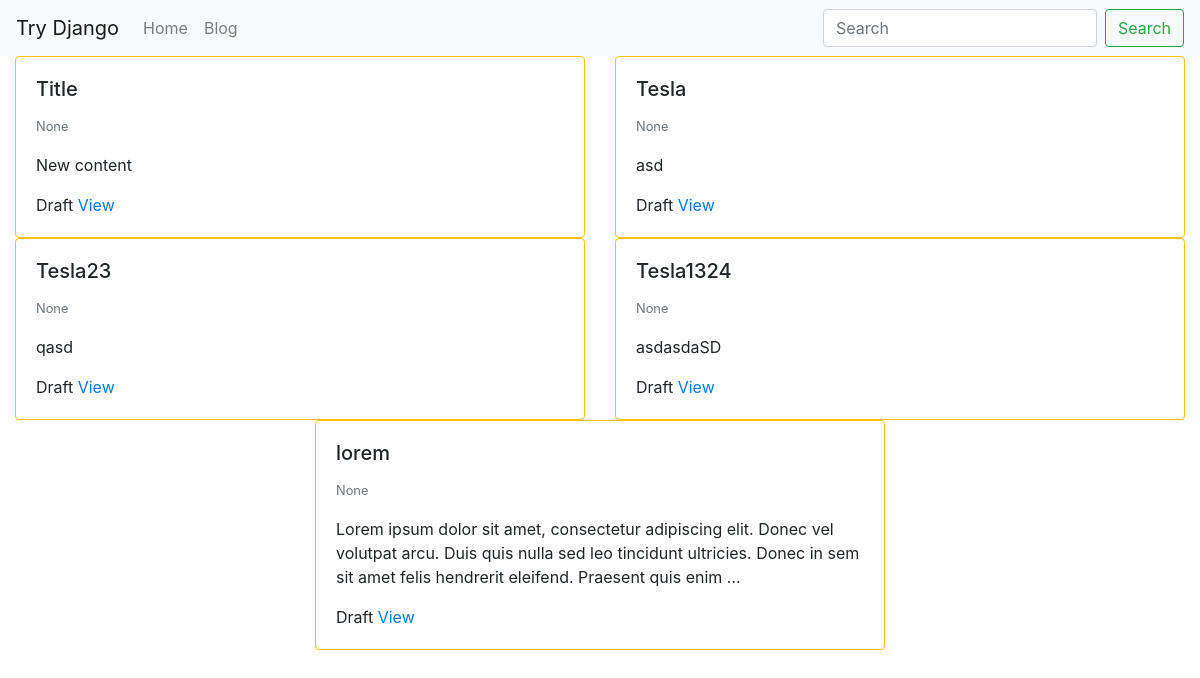
Page /blog/ (signed in) on the earlier database version.
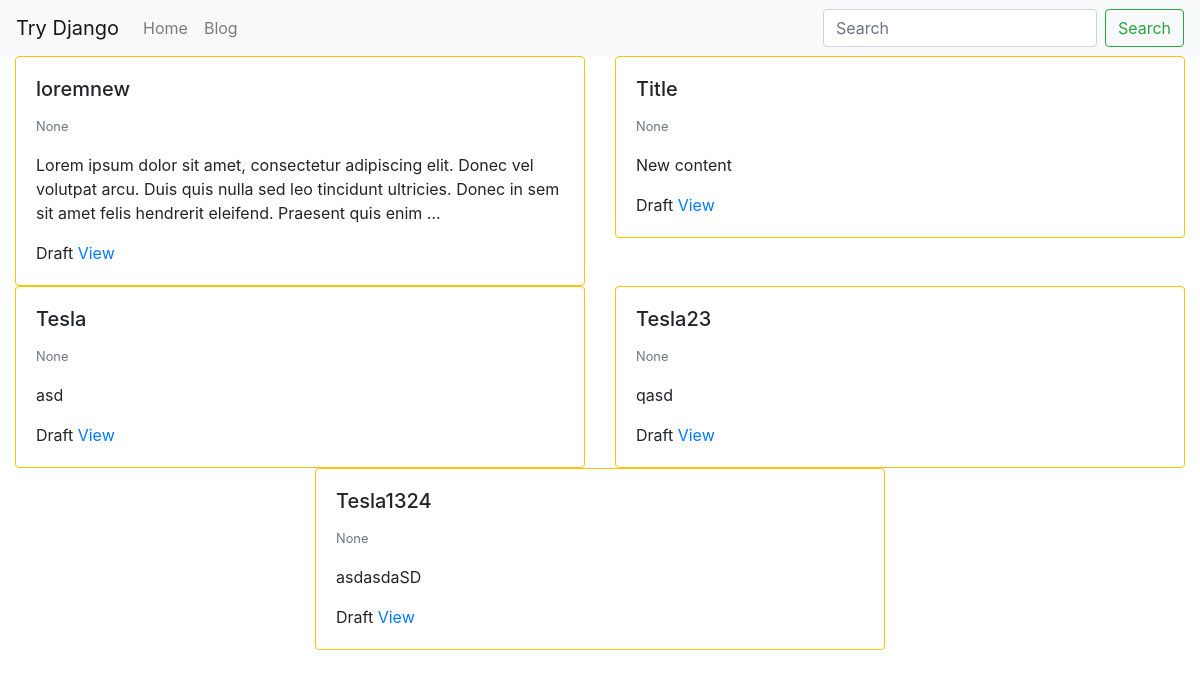
Same page on the later database version.
### blog/models.py (models this page shows, shortened)
class BlogPost(models.Model): #blogpost_set -> queryset
    user = models.ForeignKey(User, default=1, null=True, on_delete=models.SET_NULL)
    title = models.CharField(max_length=120)
    slug = models.SlugField(unique=True) # hello world -> hello-world
    content = models.TextField(null=True, blank=True)
    publish_date = models.DateTimeField(auto_now=False, auto_now_add=False, null=True)
    timestamp = models.DateTimeField(auto_now_add=True)
    updated = models.DateTimeField(auto_now=True)
    objects = BlogPostManager()
    class Meta:
        ordering = ["-publish_date", "-updated", "-timestamp"]
    def get_absolute_url(self):
        return f"/blog/{self.slug}"

### blog/views.py (the view)
# urls.py: path('', blog_post_list_view),
def blog_post_list_view(request):
    qs = BlogPost.objects.all().published()
    if request.user.is_authenticated:
        my_qs = BlogPost.objects.filter(user=request.user)
        qs = (qs | my_qs).distinct()
    template_name = "blog/list.html"
    context = {"object_list": qs}
    return render(request, template_name, context)

### blog/models.py (called while the page is built)
    def published(self):
        now = timezone.now()
        return self.filter(publish_date__lte=now)

    def get_queryset(self):
        return BlogPostQuerySet(self.model, using=self._db)

### blog/templates/blog/list.html
{% extends "base.html" %}
{% block content %}
<div class="row">
    {% for object in object_list %}
        {% include "blog/list-inline.html" with blog_post=object truncate=True detail=False %}
    {% endfor %}
</div>
{% endblock%}

### blog/templates/blog/list-inline.html
<div class="col-12 col-md-6 mx-auto">
    <div class="card {% if not blog_post.publish_date %} border border-warning {% endif %}">
        <div class="card-body">
            <h5 class="card-title">{{ blog_post.title }}</h5>
            <p class="card-text">
                <small class="text-muted">{{ blog_post.publish_date }}</small>
                {% if truncate %}
                    {{ blog_post.content|linebreaks|truncatewords:30 }}
                {% else %}
                    <p class="card-text">{{ blog_post.content|linebreaks }}
                {% endif %}
            </p>
            {% if not detail %}
                {% if not blog_post.publish_date %} Draft {% endif %}
                <a href="{{ blog_post.get_absolute_url }}">View</a>
            {% endif %}
        </div>
    </div>
</div>

Differences in the rows shown:
changed BlogPost: title "lorem" → "loremnew"; moves up the list
